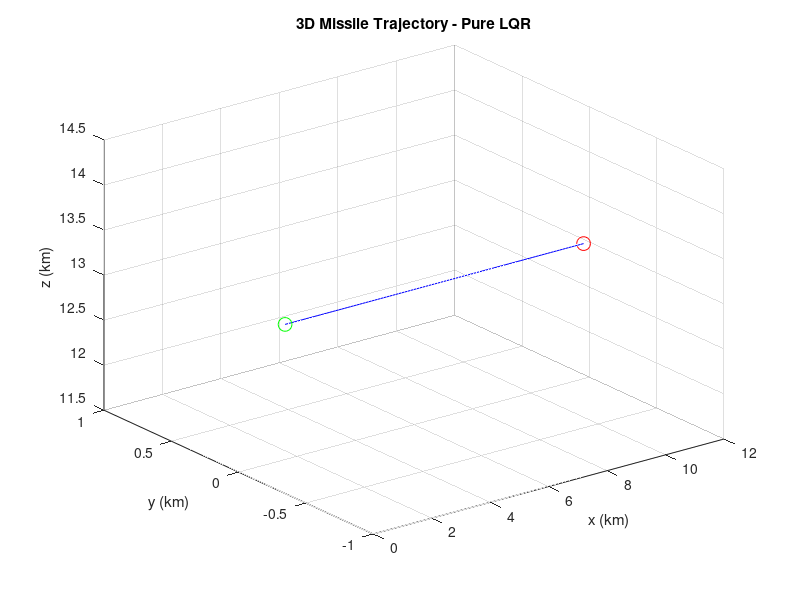

Here is the MATLAB script that generated this plot: (Note: this script raises an error after producing the figure.)
%% Missile Longitudinal Dynamics
A = [-1.064 1.000; 290.26 0.00];
B = [-0.25; -331.40];
C = [-123.34 0.00; 0.00 1.00];
D = [0; 0];
plant = ss(A,B,C,D);

% Check system properties
if rank(ctrb(A,B)) == size(A,1), disp("System is controllable"), end
if rank(obsv(A,C)) == size(A,1), disp("System is observable"), end

%% Discretization
Ts = 0.1;
sysd = c2d(plant,Ts);
Ad = sysd.A; Bd = sysd.B; Cd = sysd.C; Dd = sysd.D;

%% Pure LQR Design (No Integral)
Qy = diag([1, 10]);        % Output tracking emphasis (Az and q)
Q = Cd' * Qy * Cd;         % Projected to state space
R = 0.0001;
K = dlqr(Ad, Bd, Q, R);

%% Simulation setup
n_steps = 100;
x_sim = zeros(2, n_steps+1); 
x_sim(:,1) = [0; 0];
u_sim = zeros(1, n_steps);

% Reference signals
Az_ref = [linspace(10, 15, 10), 15*ones(1, n_steps-10)];
q_ref = zeros(1, n_steps);
y_ref = [Az_ref; q_ref];

%% Trajectory setup
Vel = 1021.08;
pitch_angle = zeros(1,n_steps+1);
x_pos = zeros(1,n_steps+1);
z_pos = zeros(1,n_steps+1);
x_pos(1) = 1590;
z_pos(1) = 13000;

%% Simulation loop
for t = 1:n_steps
    % Output tracking error
    y = C * x_sim(:,t);
    y_desired = y_ref(:,t);
    error = Cd' * (y - y_desired);

    % Control input (pure state feedback)
    u = -K * x_sim(:,t);
    u_sim(t) = u;

    % State update
    x_sim(:,t+1) = Ad * x_sim(:,t) + Bd * u;

    % Trajectory update
    pitch_angle(t+1) = pitch_angle(t) + x_sim(2,t)*Ts;
    x_pos(t+1) = x_pos(t) + Vel*cos(pitch_angle(t+1))*Ts;
    z_pos(t+1) = z_pos(t) + Vel*sin(pitch_angle(t+1))*Ts;
end

%% 3D Trajectory Visualization
time = 0:Ts:n_steps*Ts;
y_pos = zeros(size(x_pos));
figure;
plot3(x_pos/1000, y_pos/1000, z_pos/1000, 'b'); hold on;
plot3(x_pos(1)/1000, 0, z_pos(1)/1000, 'go', 'MarkerSize', 10);
plot3(x_pos(end)/1000, 0, z_pos(end)/1000, 'ro', 'MarkerSize', 10);
xlabel('x (km)'); ylabel('y (km)'); zlabel('z (km)');
title('3D Missile Trajectory - Pure LQR'); grid on;

%% Performance Analysis
t = 0:Ts:n_steps*Ts;
altitude_error = abs(z_pos - 3000);
[~, reach_idx] = min(altitude_error);
time_to_target = t(reach_idx);
fprintf('Time to Reach Target Altitude: %.2f seconds\n', time_to_target);

final_state = x_sim(:, end);
final_output = C * final_state;
final_error = y_ref(:, end) - final_output;
fprintf('Final Tracking Errors:\n');
fprintf('  Az Error: %.2f\n', final_error(1));
fprintf('   q Error: %.2f\n', final_error(2));

total_control_effort = sum(abs(u_sim(:)));
fprintf('Total Control Effort: %.2f\n', total_control_effort);
average_control = mean(abs(u_sim(:)));
fprintf('Average Control Input Magnitude: %.2f\n', average_control);
max_control = max(abs(u_sim(:)));
fprintf('Maximum Control Input: %.2f\n', max_control);

%% Control Input Histogram
figure;
histogram(u_sim(:), 20);
title('Control Input Distribution - Pure LQR');
xlabel('Fin Deflection'); ylabel('Frequency'); grid on;

%% Tracking Error Plot
tracking_error = zeros(2, n_steps);
for i = 1:n_steps
    y_i = C * x_sim(:, i);
    if i <= size(y_ref, 2)
        ref_i = y_ref(:, i);
    else
        ref_i = y_ref(:, end);
    end
    tracking_error(:, i) = y_i - ref_i;
end

figure;
subplot(2,1,1);
plot(t(1:end-1), tracking_error(1,:), 'r', 'LineWidth', 1.5);
title('Az Tracking Error - Pure LQR'); ylabel('Error (g)'); grid on;

subplot(2,1,2);
plot(t(1:end-1), tracking_error(2,:), 'b', 'LineWidth', 1.5);
title('Pitch Rate Tracking Error - Pure LQR'); xlabel('Time (s)'); ylabel('Error'); grid on;
